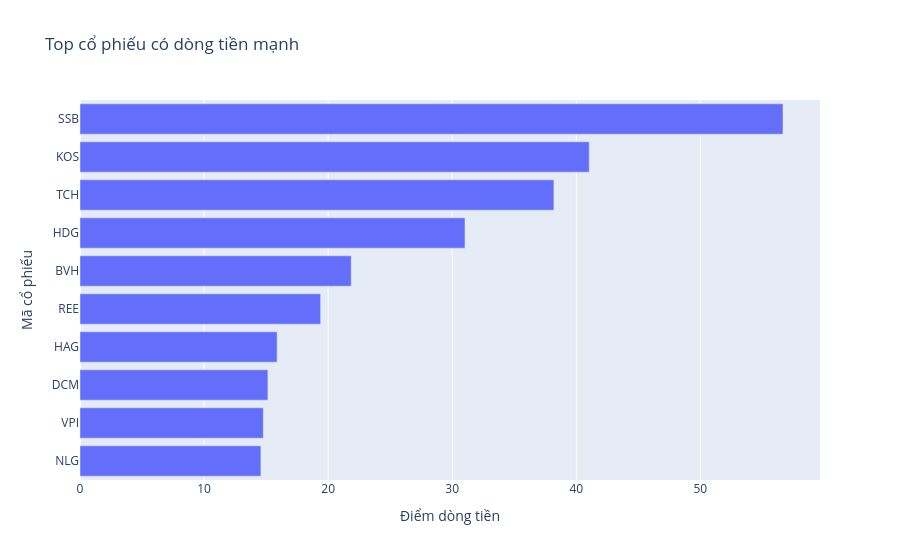

The notebook cell saved with this chart:
### Code cell
plot_top_flow_score(df)

### Figure 1 — Plotly figure (JSON) as saved in the notebook; plotly's stock layout.template omitted (floating-point values rounded to 4 significant figures)
{"data": [{"hovertemplate": "flow_score=%{x}<br>ticker=%{y}<extra></extra>", "legendgroup": "", "marker": {"color": "#636efa", "pattern": {"shape": ""}}, "name": "", "orientation": "h", "showlegend": false, "textposition": "auto", "type": "bar", "x": [14.58, 14.77, 15.15, 15.89, 19.39, 21.86, 31.03, 38.2, 41.04, 56.66], "xaxis": "x", "y": ["NLG", "VPI", "DCM", "HAG", "REE", "BVH", "HDG", "TCH", "KOS", "SSB"], "yaxis": "y"}], "layout": {"barmode": "relative", "legend": {"tracegroupgap": 0}, "title": {"text": "Top cổ phiếu có dòng tiền mạnh"}, "xaxis": {"anchor": "y", "domain": [0, 1], "title": {"text": "Điểm dòng tiền"}}, "yaxis": {"anchor": "x", "domain": [0, 1], "title": {"text": "Mã cổ phiếu"}}}}
